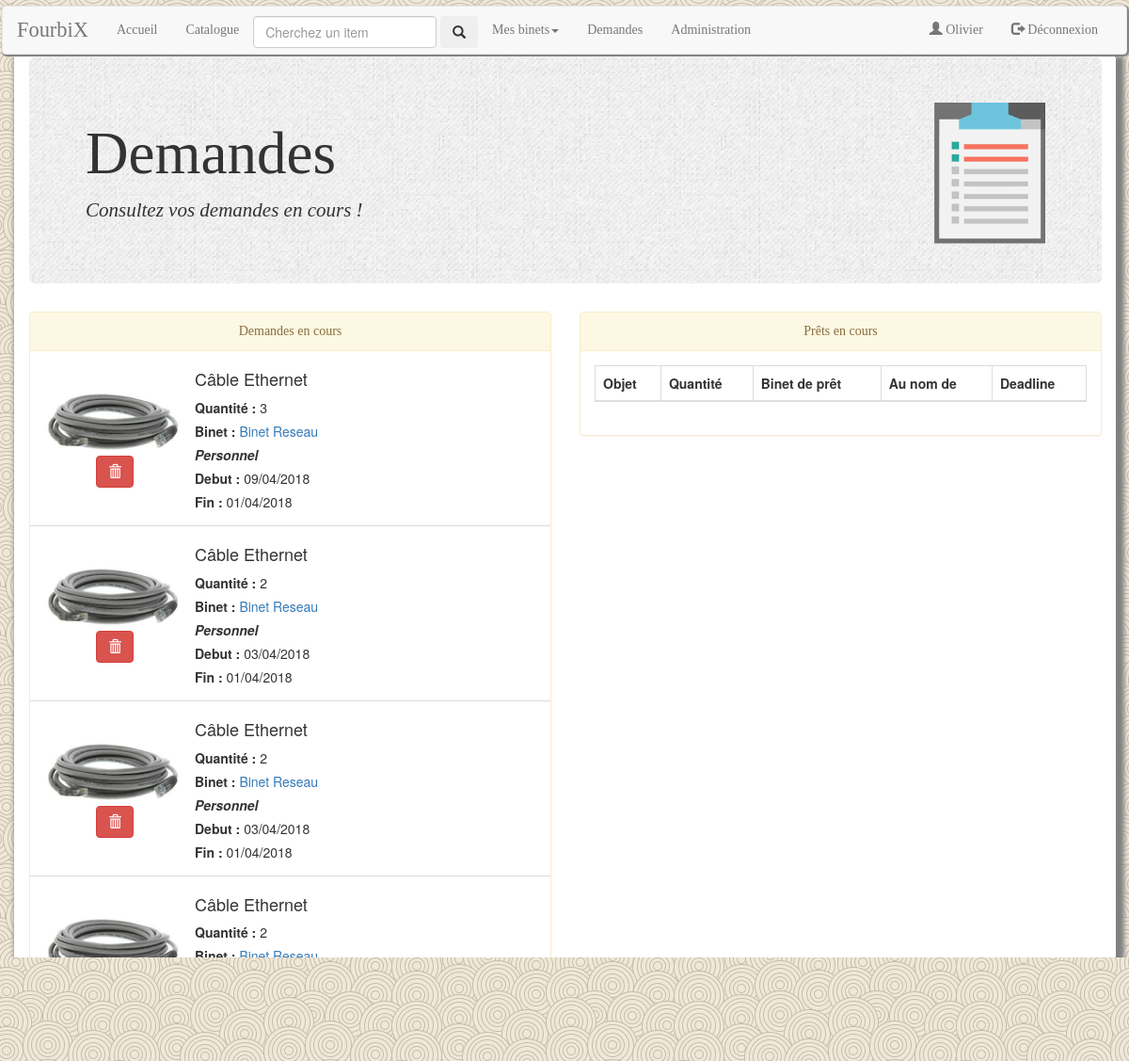
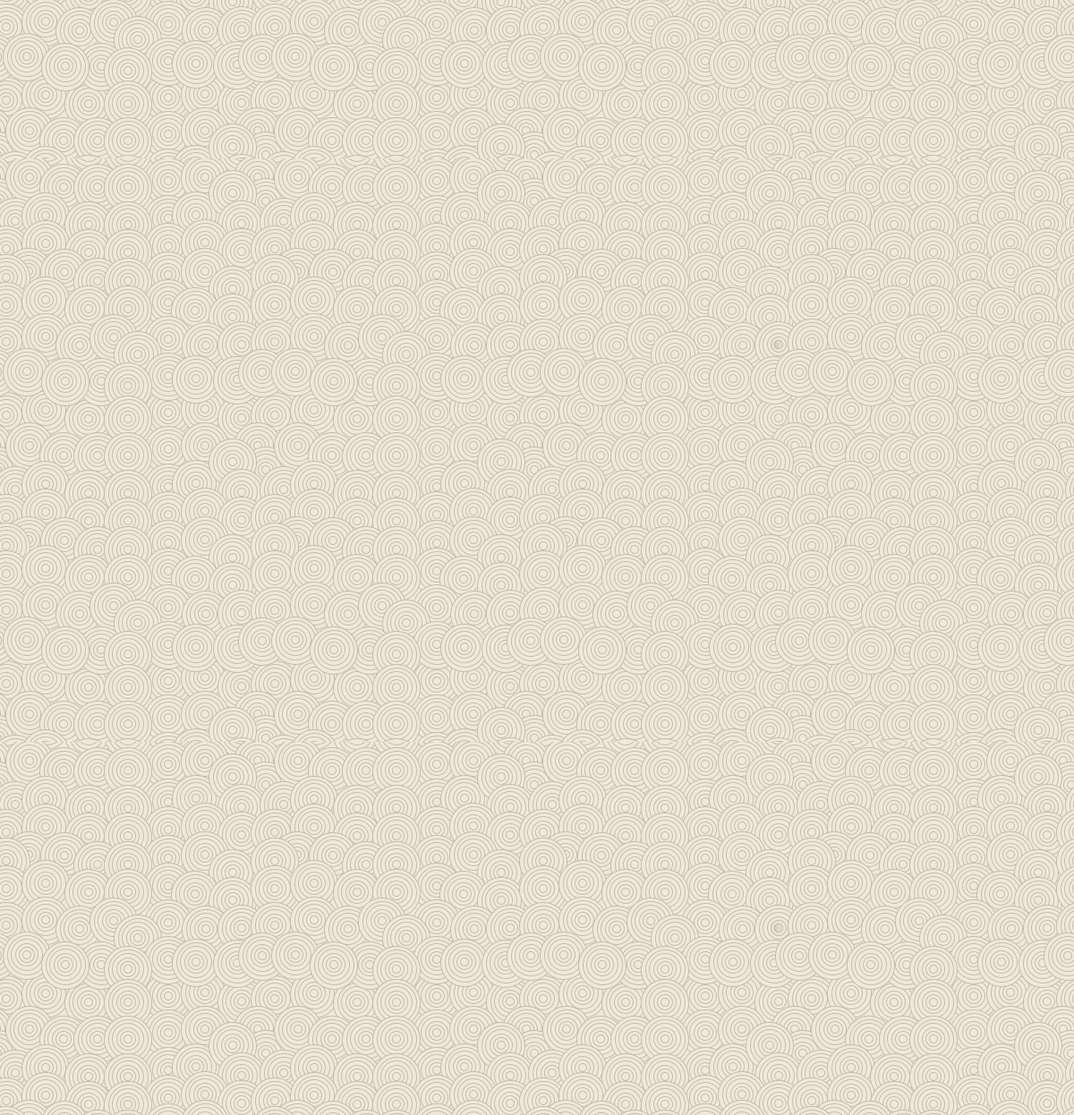
Before: /index.php?page=demandes (signed in) with the older database file (2 pictures, top to bottom).
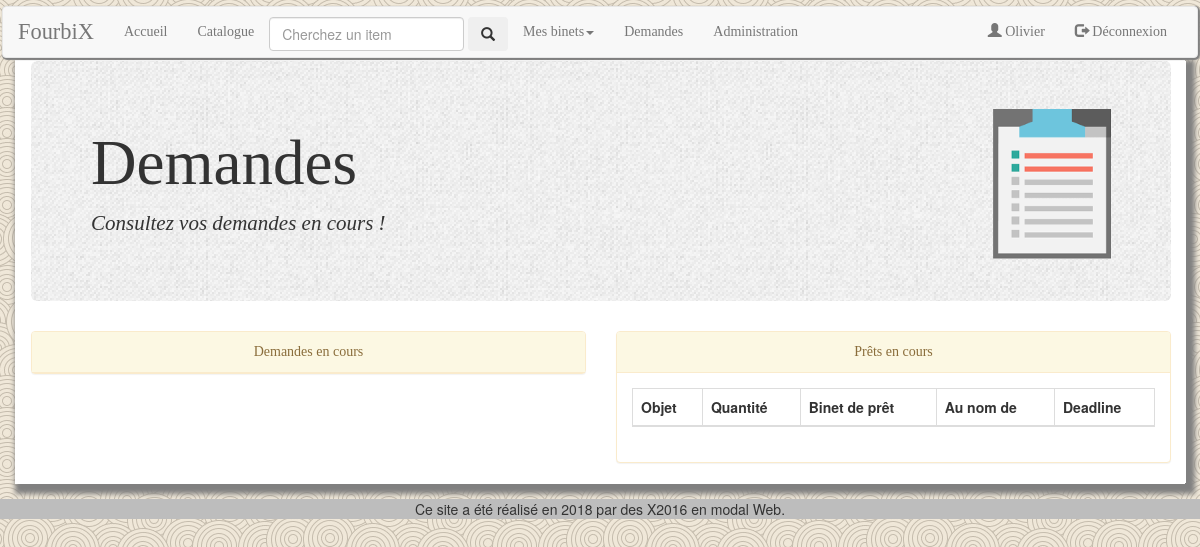
After: the same page with the newer database file.
### tables this page shows
CREATE TABLE `utilisateurs` (
  `prenom` varchar(64) NOT NULL,
  `nom` varchar(64) NOT NULL,
  `formation` varchar(64) NOT NULL,
  `email` varchar(128) NOT NULL,
  `login` varchar(64) NOT NULL,
  `password` varchar(40) NOT NULL,
  `naissance` date NOT NULL COMMENT 'Pour savoir si la personne est majeure.'
);

CREATE TABLE `demandes` (
  `id` int(11) NOT NULL,
  `utilisateur` varchar(64) NOT NULL,
  `item` int(11) NOT NULL,
  `binet` varchar(64) NOT NULL,
  `quantite` int(11) NOT NULL,
  `commentaire` text,
  `debut` date DEFAULT NULL,
  `fin` date DEFAULT NULL,
  `binet_emprunteur` varchar(64) DEFAULT NULL,
  `isAccepted` tinyint(4) NOT NULL DEFAULT '0' COMMENT 'Vaut true si la demande a ete acceptee'
);

CREATE TABLE `items` (
  `id` int(11) NOT NULL,
  `nom` varchar(128) NOT NULL,
  `marque` varchar(128) DEFAULT NULL,
  `type` varchar(64) DEFAULT NULL,
  `binet` varchar(64) NOT NULL,
  `quantite` int(11) NOT NULL,
  `description` text NOT NULL,
  `image` varchar(128) DEFAULT NULL,
  `offre` tinyint(1) NOT NULL DEFAULT '1',
  `isstockpublic` tinyint(1) NOT NULL DEFAULT '1',
  `caution` float NOT NULL DEFAULT '0'
);

### class/Utilisateur.php (called while the page is built, shortened)
<?php
class Utilisateur {
    public static function getUtilisateur($dbh, $login) {
        $query = "SELECT * FROM `utilisateurs` WHERE `login` = ?;";
        $sth = $dbh->prepare($query);
        $sth->setFetchMode(PDO::FETCH_CLASS, 'Utilisateur');
        $sth->execute(array($login));
        $user = $sth->fetch();
        return $user;
    }
    public static function isAdmin($dbh, $login){
        $query="SELECT `login` FROM `utilisateurs` WHERE `login` IN (SELECT `utilisateur` FROM `membres` WHERE `membres`.`role`='admin' AND `membres`.`binet`='Administrateurs') AND `login`=?;";
        $sth=$dbh->prepare($query);
        $sth->execute(array($login));
        return $sth->rowCount()==1;
    }
}

### contents/demandes.php (the view, shortened to what this page needs)
<div class="container">
    <div class="jumbotron">
        <img src='images/logo/demandes-logo.png' alt='demandes-logo.png' class='pageLogo'>
        <h1>Demandes</h1>
        <p>Consultez vos demandes en cours !</p>
    </div>
</div>
<?php
function printDemandesEnCours($dbh, $login){
    echo <<< CHAINE_DE_FIN
    <div class='col-md-6'>
        <div class="panel panel-warning">
            <div class="panel-heading center">Demandes en cours</div>
            <ul class="list-group">
CHAINE_DE_FIN;
    genereDemandesEnCours($dbh, $login);
    echo '</div></div>';
}
function genereDemandesEnCours($dbh, $login){
    $query="SELECT `id`, `item`, `binet`, `quantite`, `debut`, `fin`, `binet_emprunteur` FROM  `demandes` WHERE `utilisateur`=? AND `isAccepted`=0";
    $sth=$dbh->prepare($query);
    $sth->execute(array($login));
    $demandes=array();
    while ($demande=$sth->fetch()){
        array_push($demandes, $demande);
    }
    foreach ($demandes as $demande) {
        $query="SELECT `nom`, image FROM `items` WHERE `id`=?";
        $sth=$dbh->prepare($query);
        $sth->execute(array($demande['item']));
        $item=$sth->fetch();
        $nomItem = $item['nom'];
        $nomBinet=$demande['binet'];
        $demandeID=$demande['id'];
        $imageItem = htmlspecialchars($item['image']);
        echo <<< CHAINE_DE_FIN
        <li class='list-group-item'><div class='media'><div class='media-left media-middle' style="text-align: center;">
        <img src="images/items/$imageItem" class="image-item-Manager"/><br/>
        <form action=index.php?page=demandes method=post>
            <input type='hidden' name='demandeID' value='$demandeID'>
            <input type='hidden' name='toDelete' value='true'>
            <button type=submit class="btn btn-danger toBeWarnedDelete" onclick="return confirm('Confirmer la suppression.');"><span class="glyphicon glyphicon-trash"></span></button>
        </form>
        </div>
        <div class='media-body'>
CHAINE_DE_FIN;
        echo '<h4>' . htmlspecialchars($nomItem) . '</h4>';
        echo '<label>Quantité :</label> ' . htmlspecialchars($demande['quantite']);
        echo "<br/><label>Binet :</label> <a href='index.php?page=binet&pageBinet=$nomBinet'>" . htmlspecialchars($nomBinet) . "</a>";
        if ($demande['binet_emprunteur']!=NULL){
        echo '<br/><i>Au nom de <label>' . htmlspecialchars($demande['binet_emprunteur']) . '</label></i>';
        } else{
            echo '<br/><i><label>Personnel</label></i>';
        }
        if ($demande['debut']!=NULL){
            echo '<br/><label>Debut :</label> ';
            echo date_format(date_create(htmlspecialchars($demande['debut'])), 'd/m/Y');
        }
        if ($demande['fin']!=NULL){
            echo "<br/><label>Fin :</label> ";
            echo date_format(date_create(htmlspecialchars($demande['fin'])), 'd/m/Y');
        }
        echo '</div></div>';
    }
}
function printPretsEnCours($dbh, $login){
    echo <<< CHAINE_DE_FIN
    <div class='col-md-6'>
        <div class="panel panel-warning">
            <div class="panel-heading center">Prêts en cours</div>
            <div class="panel-body center">
                <table class="table table-striped table-bordered sortable">
                <thead class="thead-dark">
                    <th scope="col" >Objet</th>
                    <th scope="col" >Quantité</th>
                    <th scope="col" >Binet de prêt</th>
                    <th scope="col" >Au nom de</th>
                    <th scope="col" >Deadline</th>
                </thead>
                <tbody>
CHAINE_DE_FIN;
     echo <<< CHAINE_DE_FIN
        </tbody>
    </table>
CHAINE_DE_FIN;
    echo '</div></div></div>';
}
if (isset($_SESSION['login'])){
    $login=$_SESSION['login'];
?>
    <div class='container'>
        <div class='row'>
<?php
    printDemandesEnCours($dbh, $login);
    printPretsEnCours($dbh, $login);
?>
        </div>
    </div>
 <?php
}
?>

### forms/utils.php (shortened to what this page needs)
<?php
function generateHTMLHeader($titre, $linkCSS) {
    echo <<<CHAINE_DE_FIN
<!DOCTYPE html>
<html>
   <head>
        <meta charset="UTF-8"/>
        <meta name="viewport" content="width=device-width, initial-scale=1">
        <link href="bootstrap/css/bootstrap.css" rel="stylesheet">
        <link rel="stylesheet" type="text/css" href="$linkCSS">
        <link rel="icon" type="image/x-icon" href="images/logo/favicon.ico" />
        <link rel="icon" type="image/png" href="images/logo/favicon.png" />
        <script type="text/javascript" src="js/jquery-1.11.0.min.js"></script>
        <script type="text/javascript" src="js/code.js"></script>
        <script type="text/javascript" src="js/sorttable.js"></script>
        <script type="text/javascript" src="bootstrap/js/bootstrap.js"></script>
        <script type="text/javascript" src="bootstrap/js/jquery.js"></script>
        <script type="text/javascript" src="bootstrap/js/npm.js"></script>
        <title>$titre</title>
    </head>
        <body>
            <div class='upperNavBar'>
            </div>
CHAINE_DE_FIN;
}
function generateHTMLFooter(){
    echo <<< CHAINE_DE_FIN
    </body>
    <footer class="page-footer font-small pt-4 mt-4">
        <div class="footer-copyright py-3 text-center">
            Ce site a été réalisé en 2018 par des X2016 en modal Web.
        </div>
    </footer>
</html>
CHAINE_DE_FIN;
}
function generateNavBar($dbh, $isLogged){
    if (!$isLogged){
        echo <<< CHAINE_DE_FIN
    <nav class="navbar navbar-default" role="navigation" style="margin:2px">
        <div class="container-fluid">
            <div class="navbar-header">
                <button type="button" class="navbar-toggle collapsed" data-toggle="collapse" data-target="#navbar" aria-expanded="false">
                    <span class="sr-only">Toggle navitagion</span>
                    <span class="icon-bar"></span>
                    <span class="icon-bar"></span>
                    <span class="icon-bar"></span>
                </button>
                <a class="navbar-brand titreSite" href="index.php">FourbiX</a>
            </div>
            <div class="navbar-collapse collapse" id="navbar">
                <ul class="nav navbar-nav">
                    <li><a href="index.php?page=accueil">Accueil</a></li>
                    <li style=margin-top:10px>
                </ul>
                <ul class="nav navbar-nav navbar-right">
                    <li><a href="index.php?page=inscription"><span class="glyphicon glyphicon-user"></span> S'inscrire</a></li>
                    <li><a href="index.php?page=accueil"><span class="glyphicon glyphicon-log-in"></span> Connexion</a></li>
                </ul>
            </div>
        </div>
    </nav>
CHAINE_DE_FIN;
    } else{
        $login= htmlspecialchars($_SESSION["login"]);
        $isAdmin= Utilisateur::isAdmin($dbh, $login);
            echo <<< CHAINE_DE_FIN
    <nav class="navbar navbar-default" role="navigation" style="margin:2px">
        <div class="container-fluid">
            <div class="navbar-header">
                <button type="button" class="navbar-toggle collapsed" data-toggle="collapse" data-target="#navbar" aria-expanded="false">
                    <span class="sr-only">Toggle navitagion</span>
                    <span class="icon-bar"></span>
                    <span class="icon-bar"></span>
                    <span class="icon-bar"></span>
                </button>
                <a class="navbar-brand titreSite" href="index.php">FourbiX</a>
            </div>
            <div class="navbar-collapse collapse" id="navbar">
                <ul class="nav navbar-nav navbar-left">
                    <li><a href="index.php?page=accueil">Accueil</a></li>
                    <li><a href="index.php?page=catalogue">Catalogue</a></li>
                    <li style=margin-top:10px>
                    <form class="form-inline" method="get" action="index.php">
                        <input class="form-control mr-sm-2" type="search" name="search" placeholder="Cherchez un item" aria-label="Search">
                        <button class="btn btn-outline-success my-2 my-sm-0" type="submit" value="search" name="page"><span class="glyphicon glyphicon-search"></span></button>
                    </form></li>
                    <li class='dropdown'><a href="#" class="dropdown-toggle" data-toggle="dropdown" role="button" aria-haspopup="true" aria-expanded="false">Mes binets<span class="caret"></span></a>
                        <ul class="dropdown-menu">
CHAINE_DE_FIN;
            echo <<< CHAINE_DE_FIN
                        </ul>
                    </li>
                    <li><a href="index.php?page=demandes">Demandes</a></li>
CHAINE_DE_FIN;
            if ($isAdmin){
                echo <<< CHAINE_DE_FIN
                    <li><a href="index.php?page=administration">Administration</a></li>
CHAINE_DE_FIN;
            }
            $prenom = Utilisateur::getUtilisateur($dbh, $login)->prenom;
            echo <<< CHAINE_DE_FIN
                </ul>
                <ul class="nav navbar-nav navbar-right">
                    <li><a href="index.php?page=utilisateur"><span class="glyphicon glyphicon-user"></span> $prenom</a></li>
                    <li><a href="index.php?todo=logout&page=accueil"><span class="glyphicon glyphicon-log-out"></span> Déconnexion</a></li>
                </ul>
            </div>
        </div>
    </nav>
CHAINE_DE_FIN;
    }
}
$page_list = array(
    array(
        "name" => "accueil",
        "title" => "Accueil",
        "menutitle" => "Accueil",
        "loggedIn" => false),
    array(
        "name" => "catalogue",
        "title" => "Catalogue",
        "menutitle" => "Catalogue",
        "loggedIn" => false),
    array(
        "name" => "binets",
        "title" => "Binets",
        "menutitle" => "Mes Binets",
        "loggedIn" => false),
    array(
        "name" => "binet",
        "title" => "Binet",
        "menutitle" => "Page Binet",
        "loggedIn" => false),
    array(
        "name" => "search",
        "title" => "Recherche de matériel",
        "menutitle" => "Recherche",
        "loggedIn" => true),
    array(
        "name" => "demandes",
        "title" => "Mes demandes",
        "menutitle" => "Demandes",
        "loggedIn" => false),
    array(
        "name" => "administration",
        "title" => "Panneau d'administration",
        "menutitle" => "Administration",
        "loggedIn" => true),
    array("name" => "inscription",
        "title" => "Inscription",
        "menutitle" => "S'inscrire",
        "loggedIn" => false),
    array("name" => "stock",
        "title" => "Stock",
        "menutitle" => "Stock",
        "loggedIn" => true),
    array("name" => "item",
        "title" => "Inventaire",
        "menutitle" => "Inventaire",
        "loggedIn" => true),
    array("name" => "utilisateur",
        "title" => "Utilisateur",
        "menutitle" => "Votre page personnelle",
        "loggedIn" => true)
);
function checkPage($askedPage, $logged){
    global $page_list;
    foreach ($page_list as $page) {
        if($page['name'] == $askedPage){
            return true;
        }
    }
    return false;
}
?>

### index.php (shortened to what this page needs)
<?php
require("forms/utils.php");
require("forms/printForms.php");
require("database/database.php");
require("class/Utilisateur.php");
$askedPage = isset($_GET['page']) ? $_GET['page'] : 'accueil';
$authorized = checkPage($askedPage, isset($_SESSION["loggedIn"]) && $_SESSION["loggedIn"]);
$pageTitle = $authorized ? getPageTitle($askedPage) : 'Erreur';
$dbh = Database::connect();
generateHTMLHeader("fourbiX - $pageTitle", "css/style.css");
generateNavBar($dbh, isset($_SESSION["loggedIn"]) && $_SESSION["loggedIn"]);
?>
<div id="content" class="container content">
	<?php
		if($authorized)
                    if(isset($_SESSION["loggedIn"]) && $_SESSION["loggedIn"]){
                        require("contents/$askedPage.php");
                    }
                    else{
                        if ($askedPage=='inscription')
                            require("contents/inscription.php");
                        else
                            require("contents/accueil.php");
                    }
		else
			require("contents/erreur.php");
	?>
</div>
<?php
generateHTMLFooter();
?>

### css/style.css (style rules this page uses)
body { background: url('../images/logo/background/background-marron.png') repeat fixed; }
.navbar { box-shadow: 1px 1px 1px 1px grey; }
.navbar li a { font-family:fantasy, serif; }
footer { margin-top:15px; bottom:2px; width:100%; }
.content { box-shadow : 5px 5px 5px 5px grey; padding:1px; }
.container { background-color:white; }
.jumbotron { background: url('../images/logo/jumbotron-background.jpg') repeat fixed; }
.jumbotron h1 { font-family: "Jazz LET", serif; }
.jumbotron p { font-family: "Marker Felt", serif; font-style:italic; }
.pageLogo { float:right; max-height:150px; max-width:150px; }
.titreSite { text-align:center; font-family: 'progress','Jazz LET', Impact, fantsy, serif; font-size:1.6em; }
.panel-heading { font-family: fantasy, serif; }
footer { background-color: #bdbdbd; }
.center { text-align:center; }
.image-item-Manager { max-height:150px; max-width:150px; }

Changed rows visible on the page:
removed demandes: item.image (picture), item.nom "Câble Ethernet", quantite "3", binet "Binet Reseau", shows "Personnel", debut "09/04/2018", fin "01/04/2018"
removed demandes: item.image (picture), item.nom "Câble Ethernet", quantite "2", binet "Binet Reseau", shows "Personnel", debut "03/04/2018", fin "01/04/2018"
removed demandes: item.image (picture), item.nom "Câble Ethernet", quantite "2", binet "Binet Reseau", shows "Personnel", debut "03/04/2018", fin "01/04/2018"
removed demandes: item.image (picture), item.nom "Câble Ethernet", quantite "2", binet "Binet Reseau", shows "Personnel", debut "17/04/2018", fin "01/04/2018"
removed demandes: item.image (picture), item.nom "Câble Ethernet", quantite "2", binet "Binet Reseau", shows "Personnel", debut "10/04/2018", fin "01/04/2018"
removed demandes: item.image (picture), item.nom "Câble Ethernet", quantite "2", binet "Binet Reseau", shows "Personnel", debut "03/04/2018", fin "01/04/2018"
removed demandes: item.image (picture), item.nom "Câble Ethernet", quantite "2", binet "Binet Reseau", shows "Personnel", debut "03/04/2018", fin "01/04/2018"
removed demandes: item.image (picture), item.nom "Câble Ethernet", quantite "2", binet "Binet Reseau", shows "Personnel", debut "01/04/2018", fin "02/04/2018"
removed demandes: item.image (picture), item.nom "Câble Ethernet", quantite "3", binet "Binet Reseau", binet_emprunteur "Administrateurs", debut "01/04/2018", fin "03/04/2018"
removed demandes: item.image (picture), item.nom "Câble Ethernet", quantite "2", binet "Binet Reseau", shows "Personnel"
removed demandes: item.image (picture), item.nom "Câble Ethernet", quantite "3", binet "Binet Reseau", binet_emprunteur "Administrateurs"
